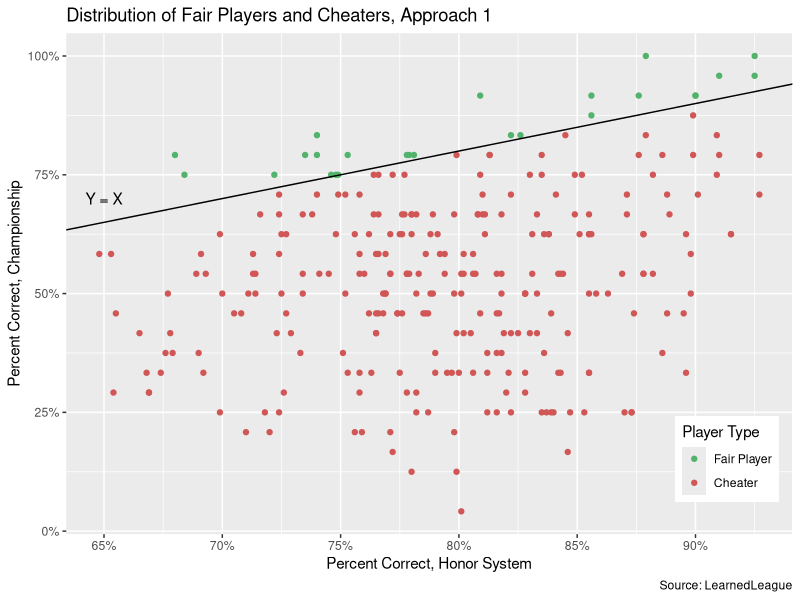
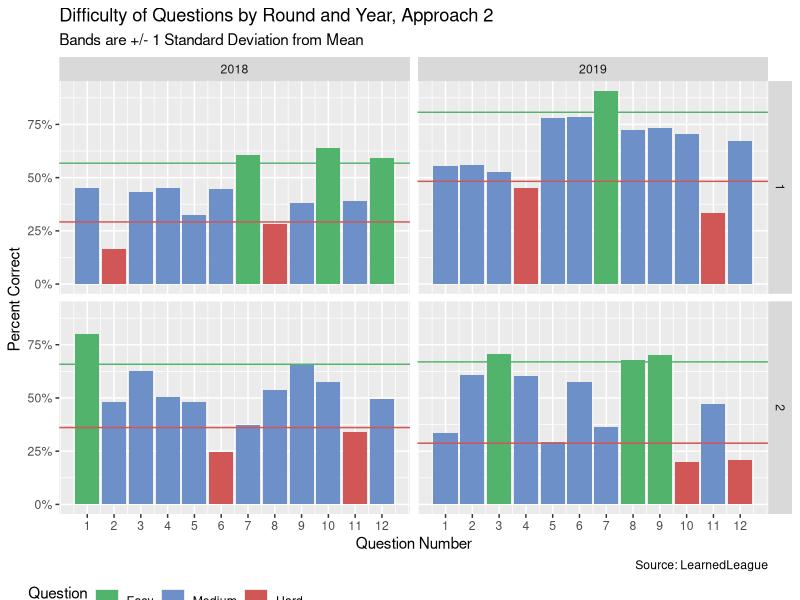
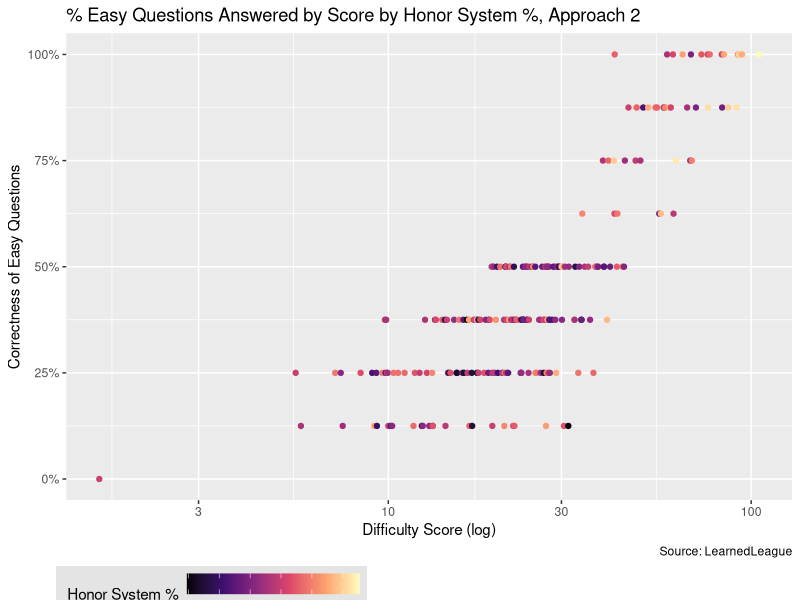
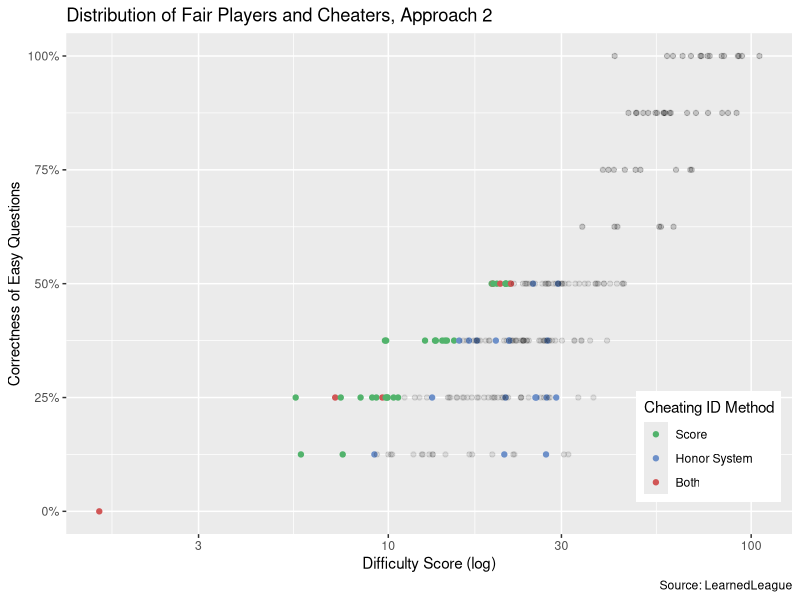
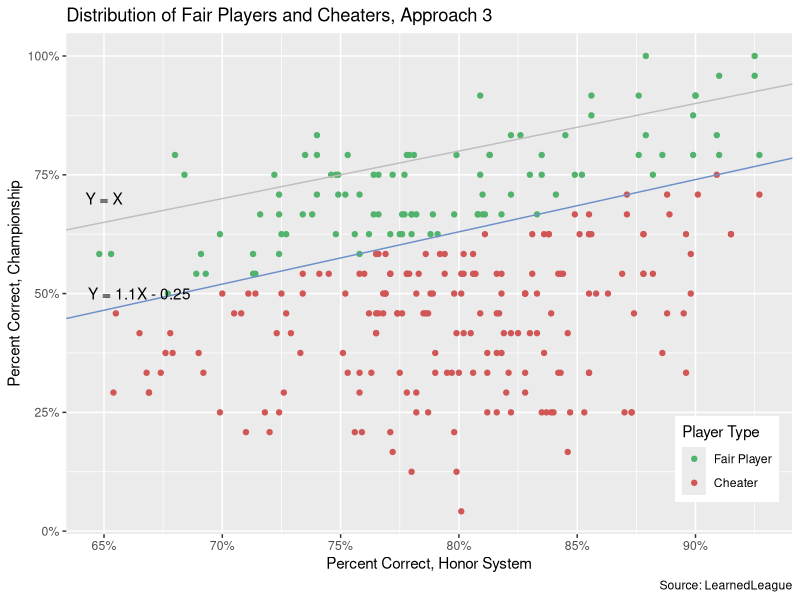
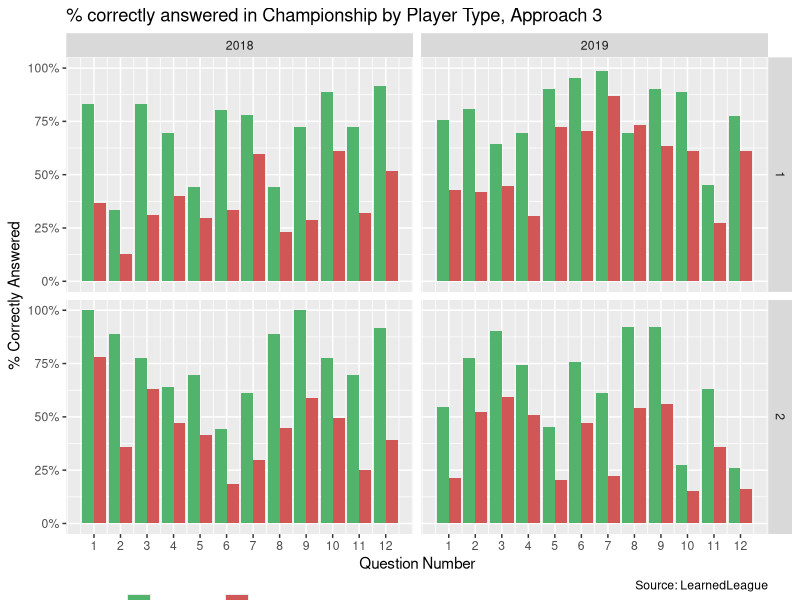
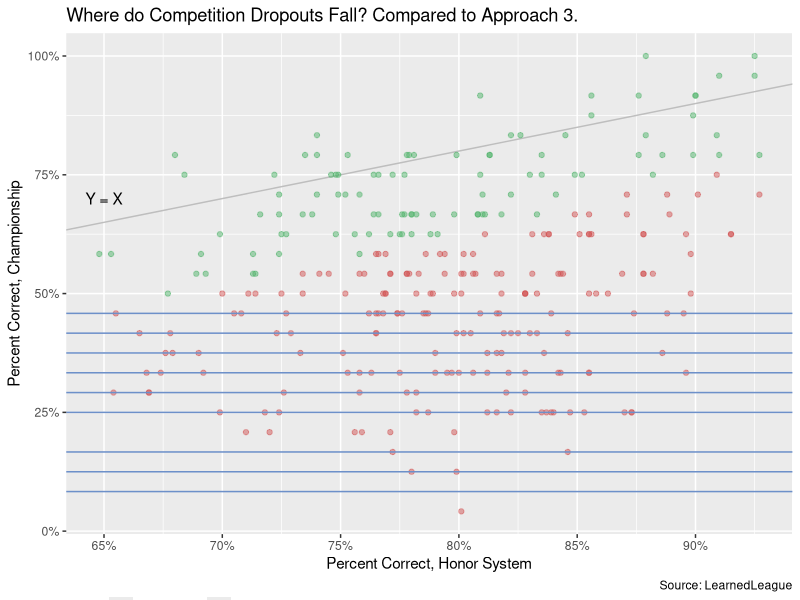
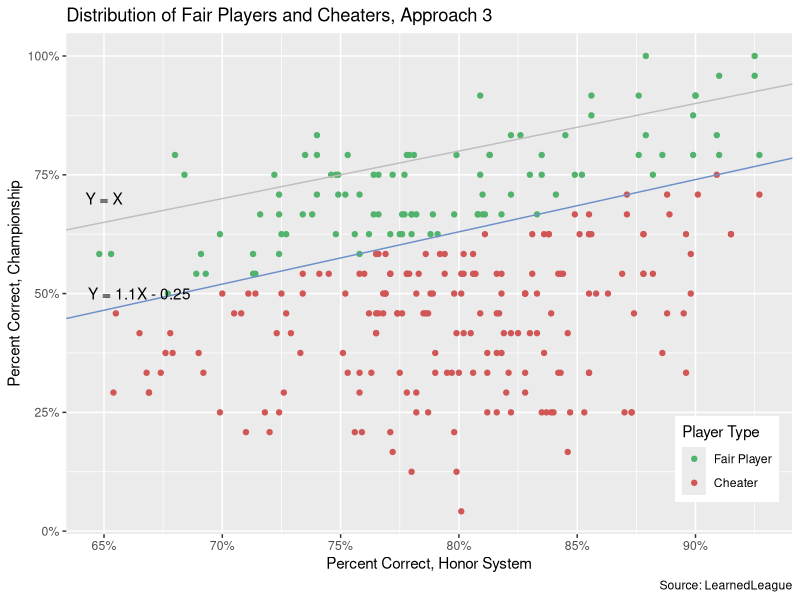

These charts were generated, in order, by the following R code:
## ---- chunk 1
knitr::opts_chunk$set(echo = TRUE)
## ---- chunk 2
library(tidyverse)
library(lubridate)
library(knitr)
library(kableExtra)
library(scales)
library(ggthemes)
library(glue)
library(RColorBrewer)
## ---- chunk 3
raw <- read_csv("pset3.csv")

edited <- raw %>% 
  pivot_longer(
    c(-name, -year, -round, -merge, -numbercorrect, -honorsystemcorrect),
    names_to = "qno",
    values_to = "ans"
  ) %>%
  mutate(qno = as.numeric(str_remove_all(qno, "q"))) %>%
  mutate(honorsystemcorrect = na_if(honorsystemcorrect, -99))
## ---- chunk 4
edited %>%
  group_by(year, round) %>%
  summarize(sample_size = n(), 
            mean(ans), 
            max = max(numbercorrect),
            min = min(numbercorrect),
            mean = mean(numbercorrect),
            sd = sd(numbercorrect)) %>%
  drop_na() %>%
  mutate(`mean(ans)` = percent(`mean(ans)`, accuracy = 0.1),
         mean = round(mean, digits = 2),
         sd = round(sd, digits = 2)) %>%
  ungroup() %>%
  pivot_wider(round, names_from = year, values_from = c(sample_size, `mean(ans)`, min, max, mean, sd)) %>%
  select(round, 
         sample_size_2018, `mean(ans)_2018`, min_2018, max_2018, mean_2018, sd_2018, 
         sample_size_2019, `mean(ans)_2019`, min_2019, max_2019, mean_2019, sd_2019) %>%
  kable("latex", booktabs = T, align = "r", caption = "Summary Statistics of Correct Answers by Year and Round of the Championship",
        col.names = c("Round", 
                      "N", "% Correct", "Min", "Max", "Mean", "St Dev", 
                      "N", "% Correct", "Min", "Max", "Mean", "St Dev")) %>%
  add_header_above(c(" ", "Questions Overall" = 2, "Individual Performance" = 4, "Questions Overall" = 2, "Individual Performance" = 4)) %>%
  add_header_above(c(" ", "2018" = 6, "2019" = 6)) %>%
  column_spec(1, border_right = T) %>%
  column_spec(7, border_right = T)%>%
  kable_styling(position = "center", latex_options = "hold_position")
## ---- chunk 5
edited %>%
  group_by(year, round) %>%
  summarize(mean_hnr_pct = mean(honorsystemcorrect, na.rm = TRUE),
            med = median(honorsystemcorrect, na.rm = TRUE),
            min = min(honorsystemcorrect, na.rm = TRUE),
            max = max(honorsystemcorrect, na.rm = TRUE)) %>%
  mutate(mean_hnr_pct = percent(mean_hnr_pct, accuracy = 0.1),
         med = percent(med, accuracy = 0.1),
         min = percent(min, accuracy = 0.1),
         max = percent(max, accuracy = 0.1)) %>%
  drop_na() %>%
  pivot_wider(id_cols = round, names_from = year, values_from = c(mean_hnr_pct, med, min, max)) %>%
  select(round, 
         mean_hnr_pct_2018, med_2018, min_2018, max_2018, 
         mean_hnr_pct_2019, med_2019, min_2019, max_2019) %>%
  kable("latex", booktabs = T, align = "r",
        caption = "Summary Statistics of Honor System Performance by Year and Round",
        col.names = c("Round", 
                      "Mean", "Median", "Min", "Max", 
                      "Mean", "Median", "Min", "Max")) %>%
  add_header_above(c(" ", "2018" = 4, "2019" = 4)) %>%
  column_spec(1, border_right = T) %>%
  column_spec(5, border_right = T) %>%
  kable_styling(position = "center", latex_options = "hold_position")
## ---- chunk 6
app1 <- edited %>%
  filter(round %in% c(1, 2)) %>%
  group_by(year, name, honorsystemcorrect) %>%
  summarize(pct_rt = mean(ans, na.rm = TRUE)) %>%
  drop_na() %>%
  mutate(cheater = if_else(honorsystemcorrect > pct_rt, 1, 0))

app1 %>%
  ggplot(aes(x = honorsystemcorrect, y = pct_rt, color = factor(cheater))) +
  geom_point() +
  geom_abline(slope = 1) +
  annotate("text", x = 0.65, y = 0.70, label = "Y = X", color = "black") +
  scale_x_continuous(labels = scales::label_percent(accuracy = 1)) +
  scale_y_continuous(labels = scales::label_percent()) +
  scale_color_manual(name = "Player Type", 
                     labels = c("Fair Player", "Cheater"), 
                     values = c("#52b36c", "#d15656")) +
  labs(title = "Distribution of Fair Players and Cheaters, Approach 1",
       x = "Percent Correct, Honor System",
       y = "Percent Correct, Championship",
       caption = "Source: LearnedLeague") +
  theme(legend.position = c(0.91, 0.15))
## ---- chunk 7
champ_difficulty <- edited %>%
  filter(round %in% c(1, 2)) %>%
  group_by(year, round, qno) %>%
  summarize(corr = sum(ans), asked = n()) %>%
  mutate(pct_corr = corr/asked,
         # I let difficulty be 1/pct_corr because I want its value to be higher for questions that people get correct less often.
         difficulty_val = 1/pct_corr) %>%
  select(year, round, qno, pct_corr, difficulty_val)

# Difficult questions are answered correctly a standard deviation less frequently than the mean of each round.
champ_difficulty_metrics <- champ_difficulty %>%
  group_by(year, round) %>%
  summarize(mean_corr = mean(pct_corr), sd = sd(pct_corr))

best_nerds <- edited %>%
  drop_na(honorsystemcorrect) %>%
  filter(ans == 1) %>%
  inner_join(champ_difficulty) %>%
  group_by(name, honorsystemcorrect) %>%
  summarize(score = sum (difficulty_val)) %>%
  arrange(desc(score))
## ---- chunk 8
full_qinfo <- champ_difficulty %>%
  left_join(champ_difficulty_metrics) %>%
  mutate(difficulty = if_else(pct_corr > mean_corr + sd, 0, 1),
         difficulty = if_else(pct_corr < mean_corr - sd, 2, difficulty))

full_qinfo %>%
  ggplot(mapping = aes(x = qno, y = pct_corr, fill = factor(difficulty))) +
  geom_col() +
  geom_hline(full_qinfo, mapping = aes(yintercept = mean_corr + sd), color = "#52b36c") +
  geom_hline(full_qinfo, mapping = aes(yintercept = mean_corr - sd), color = "#d15656") +
  scale_y_continuous(labels = scales::label_percent()) +
  scale_x_continuous(breaks = seq(1, 12)) +
  scale_fill_manual(name = "Question\n   Type",
                    labels = c("Easy", "Medium", "Hard"),
                    values = c("#52b36c", "#6d90c9", "#d15656")) +
  labs(title = "Difficulty of Questions by Round and Year, Approach 2",
       subtitle = "Bands are +/- 1 Standard Deviation from Mean",
       caption = "Source: LearnedLeague",
       x = "Question Number",
       y = "Percent Correct ") +
  facet_grid(round ~ year) +
  theme(plot.margin=unit(c(5.5, 5.5, 20, 5.5), "pt"),
        legend.direction = "horizontal",
        legend.position = c(0.15, -0.2),
        legend.background=element_blank())
## ---- chunk 9
easyqs <- full_qinfo %>%
  filter(difficulty == 0) %>%
  select(year, round, qno)

small <- edited %>%
  filter(round %in% c(1, 2)) %>%
  group_by(year, name, honorsystemcorrect) %>%
  summarize(pct_rt = mean(ans, na.rm = TRUE)) %>%
  drop_na()

inner_join(easyqs, edited) %>%
  drop_na(honorsystemcorrect) %>%
  group_by(name, honorsystemcorrect) %>%
  summarize(count_corr_easyq = sum(ans)) %>%
  mutate(num_easyqs = nrow(easyqs),
         pct_easyqs = count_corr_easyq/num_easyqs) %>%
  select(-count_corr_easyq, -num_easyqs) %>%
  right_join(best_nerds) %>%
  mutate(honorsystemcorrect = percent(honorsystemcorrect, accuracy = 0.1),
         pct_easyqs = percent(pct_easyqs, accuracy = 0.1),
         score = round(score, digits = 3)) %>%
  arrange(-desc(score)) %>%
  head(5) %>%
  kable("latex", 
        booktabs = T, 
        caption = "Worst 5 Performers by Difficulty Score",
        col.names = c("Name", 
                      "% Correct, Honor", 
                      "% Correct, Easy Championship",
                      "Difficulty Score")) %>%
  kable_styling(position = "center", latex_options = "hold_position")

app2 <- inner_join(easyqs, edited) %>%
  drop_na(honorsystemcorrect) %>%
  group_by(name, honorsystemcorrect) %>%
  summarize(count_corr_easyq = sum(ans)) %>%
  mutate(num_easyqs = nrow(easyqs),
         pct_easyqs = count_corr_easyq/num_easyqs) %>%
  select(-count_corr_easyq, -num_easyqs) %>%
  right_join(best_nerds) %>%
  arrange(-desc(score))

app2 %>%
  ggplot(mapping = aes(x = score, y = pct_easyqs, color = honorsystemcorrect)) +
  geom_point() +
  scale_colour_viridis_c(name = " Honor System %",
                         option = "A",
                         labels = scales::label_percent(accuracy = 1)) +
  scale_x_log10() +
  scale_y_continuous(labels = scales::label_percent()) +
  labs(title = "% Easy Questions Answered by Score by Honor System %, Approach 2",
       caption = "Source: LearnedLeague",
       x = "Difficulty Score (log)",
       y = "Correctness of Easy Questions") +
  theme(plot.margin=unit(c(5.5, 5.5, 30, 5.5), "pt"),
        legend.direction = "horizontal",
        legend.background = element_rect(fill = "#e4e4e4"),
        legend.position = c(0.2, -0.2),
        legend.key.width = unit(25, "pt"),
        legend.key.height = unit(15, "pt"))


## being good at trivia means you can answer lots of hard questions.
## ---- chunk 10
app2_allplayers <- app2 %>% 
  group_by(pct_easyqs) %>%
  summarize(mean_hon = mean(honorsystemcorrect),
            sd_hon = sd(honorsystemcorrect),
            mean_score = mean(score),
            sd_score = sd(score)) %>%
  mutate(hon_upper = mean_hon + sd_hon,
         score_lower = mean_score - sd_score) %>%
  right_join(app2) %>%
  mutate(cheater = if_else(score_lower > score, 1, 0),
         cheater = if_else(honorsystemcorrect > hon_upper, 2, cheater),
         cheater = if_else(magrittr::and(score_lower > score, 
                                         honorsystemcorrect > hon_upper), 3, cheater),
         cheater = if_else(pct_easyqs > 0.5, 0, cheater),
         cheater = if_else(score > 30, 0, cheater),
         cheater = if_else(name == "VolkA", 3, cheater)) %>%
  select(name, honorsystemcorrect, pct_easyqs, 
         score, hon_upper, score_lower, cheater)

app2_cheaters <- app2_allplayers %>%
  filter(cheater != 0) %>%
  inner_join(small)

app2_fairplayers <- app2_allplayers %>%
  filter(cheater == 0) %>%
  inner_join(small)

ggplot() +
  geom_point(app2_cheaters, 
             mapping = aes(x = score, y = pct_easyqs, 
                           color = factor(cheater))) +
  geom_point(app2_fairplayers, mapping = aes(x = score, y = pct_easyqs), alpha = 0.1) +
  scale_color_manual(name = "Cheating ID Method",
                     labels = c("Score", "Honor System", "Both"),
                     values = c("#52b36c", "#6d90c9", "#d15656")) +
  scale_x_log10() +
  scale_y_continuous(limits = c(0, 1), 
                     labels = scales::label_percent()) +
 labs(title = "Distribution of Fair Players and Cheaters, Approach 2",
       caption = "Source: LearnedLeague",
       x = "Difficulty Score (log)",
       y = "Correctness of Easy Questions") +
  theme(legend.position = c(0.885, 0.175))
## ---- chunk 11
ttester <- function(current_selection, year_sel) {
  obs <- edited %>%
    filter(round %in% c(1, 2), 
           year == year_sel,
           name == current_selection)
  # Case where people get a perfect score in competition returns no std dev so 
  # do not do a ttest in those situations
  if (sum(obs$ans) == 24) {
    return(1)
  }
  honsyscorr_num <- obs %>%
    magrittr::extract2(1,6)
  pval <- t.test(obs$ans, mu = honsyscorr_num, alternative = "less") %>%
    broom::tidy() %>%
    magrittr::extract2(1, 3)
}

pvals <- edited %>%
  drop_na(honorsystemcorrect, ans) %>%
  distinct(name, year) %>%
  mutate(pvals = map2(name, year, ttester),
         statsig = if_else(pvals < 0.05, 1, 0))

app3_allplayers <- edited %>%
  filter(round %in% c(1, 2)) %>%
  drop_na(honorsystemcorrect, ans) %>%
  group_by(year, name, honorsystemcorrect) %>%
  summarize(pct_rt = mean(ans)) %>%
  left_join(pvals) %>%
  mutate(cheater = if_else(statsig == 1, 1, 0))

# List of people that cheated
app3_cheaters <- app3_allplayers %>%
  filter(statsig == 1)

# List of people that didn't cheat
app3_fairplayers <- app3_allplayers %>%
  filter(statsig == 0) 
## ---- chunk 12
# Point on the far right side scored 95% but scored in competition like someone who scored 80% on the honor system. Use that system to figure out what the predected scores of people should be. 

app3_allplayers %>%
  ggplot(mapping = aes(x = honorsystemcorrect, y = pct_rt, color = factor(cheater))) +
  geom_point() +
  geom_abline(slope = 1, color = "grey") +
  geom_abline(slope = 1.1, intercept = -0.25, color = "#6d90c9") +
  annotate("text", x = 0.65, y = 0.70, label = "Y = X", color = "black") +
  annotate("text", x = 0.665, y = 0.5, label = "Y = 1.1X - 0.25", color = "black") +
  scale_x_continuous(labels = scales::label_percent(accuracy = 1)) +
  scale_y_continuous(labels = scales::label_percent()) +
  scale_color_manual(name = "Player Type", 
                     labels = c("Fair Player", "Cheater"), 
                     values = c("#52b36c", "#d15656")) +
  labs(title = "Distribution of Fair Players and Cheaters, Approach 3",
       x = "Percent Correct, Honor System",
       y = "Percent Correct, Championship",
       caption = "Source: LearnedLeague") +
  theme(legend.position = c(0.91, 0.15))

adj <- app3_allplayers %>%
  mutate(pred = if_else(cheater == 1, (pct_rt + 0.25)/1.1, honorsystemcorrect),
         diff = if_else(cheater == 1, honorsystemcorrect - pred, 0))
## ---- chunk 13
bind_rows(app3_cheaters, app3_fairplayers) %>%
  inner_join(edited) %>%
  filter(round %in% c(1, 2)) %>%
  group_by(year, round, qno, cheater) %>% 
  summarize(correct_ans = sum(ans), times_asked = n()) %>%
  ggplot(aes(x = qno, y = correct_ans/times_asked, group = cheater, fill = factor(cheater))) +
  geom_col(position = "dodge") +
  facet_grid(round ~ year) +
  scale_x_continuous(breaks = seq(1, 12)) +
  scale_y_continuous(limits = c(0, 1), labels = label_percent()) +
  scale_fill_manual(name = "Player Type", 
                     labels = c("Fair Player", "Cheater"), 
                     values = c("#52b36c", "#d15656")) +
  labs(title = "% correctly answered in Championship by Player Type, Approach 3", 
       caption = "Source: LearnedLeague",
       x = "Question Number", 
       y = "% Correctly Answered") +
  theme(legend.direction = "horizontal",
        legend.position = c(0.15, -0.15),
        legend.background=element_blank())
## ---- chunk 14
pvals99 <- edited %>%
  drop_na(honorsystemcorrect, ans) %>%
  distinct(name, year) %>%
  mutate(pvals = map2(name, year, ttester),
         statsig = if_else(pvals < 0.01, 1, 0))
## ---- chunk 15
dropouts <- edited %>% 
  filter(is.na(honorsystemcorrect)) %>%
  distinct(name, year) %>%
  pull(name)

count_dropouts <- edited %>%
  filter(name %in% dropouts) %>%
  group_by(name, year) %>%
  summarize(pct_corr = mean(ans)) %>%
  ungroup() %>%
  count(pct_corr)

ggplot() +
  geom_abline(slope = 1, color = "grey") +
  annotate("text", x = 0.65, y = 0.70, label = "Y = X", color = "black") +

  geom_point(app3_allplayers, mapping = aes(honorsystemcorrect, pct_rt, color = factor(cheater)), alpha = 0.5) +
  geom_hline(count_dropouts, mapping = aes(yintercept = pct_corr), color = "#6d90c9") +
  labs(title = "Where do Competition Dropouts Fall? Compared to Approach 3.",
       x = "Percent Correct, Honor System",
       y = "Percent Correct, Championship",
       caption = "Source: LearnedLeague") +
  scale_x_continuous(labels = scales::label_percent(accuracy = 1)) +
  scale_y_continuous(labels = scales::label_percent()) +
  scale_color_manual(name = "Player Type", 
                     labels = c("Fair Player", "Cheater"), 
                     values = c("#52b36c", "#d15656")) +
  theme(legend.direction = "horizontal",
        legend.position = c(0.12, -0.15),
        legend.background=element_blank())
## ---- chunk 16
app3_allplayers %>%
  ggplot(mapping = aes(x = honorsystemcorrect, y = pct_rt, color = factor(cheater))) +
  geom_point() +
  geom_abline(slope = 1, color = "grey") +
  geom_abline(slope = 1.1, intercept = -0.25, color = "#6d90c9") +
  annotate("text", x = 0.65, y = 0.70, label = "Y = X", color = "black") +
  annotate("text", x = 0.665, y = 0.5, label = "Y = 1.1X - 0.25", color = "black") +
  scale_x_continuous(labels = scales::label_percent(accuracy = 1)) +
  scale_y_continuous(labels = scales::label_percent()) +
  scale_color_manual(name = "Player Type", 
                     labels = c("Fair Player", "Cheater"), 
                     values = c("#52b36c", "#d15656")) +
  labs(title = "Distribution of Fair Players and Cheaters, Approach 3",
       x = "Percent Correct, Honor System",
       y = "Percent Correct, Championship",
       caption = "Source: LearnedLeague") +
  theme(legend.position = c(0.91, 0.15))
## ---- chunk 17
ggplot(adj, mapping = aes(pred, pct_rt, color = factor(cheater))) +
  geom_abline(slope = 1, color = "grey") +
  geom_abline(slope = 1.1, intercept = -0.25, color = "#6d90c9") +
  geom_point() +
  annotate("text", x = 0.25, y = 0.3, label = "Y = X", color = "black") +
  annotate("text", x = 0.29, y = 0.1, label = "Y = 1.1X - 0.25", color = "black") +
  scale_x_continuous(labels = scales::label_percent(accuracy = 1)) +
  scale_y_continuous(labels = scales::label_percent()) +
  scale_color_manual(name = "Player Type", 
                     labels = c("Fair Player", "Cheater"), 
                     values = c("#52b36c", "#d15656")) +
  labs(title = "Adjusted Distribution of Fair Players and Cheaters, Approach 3",
       x = "Percent Correct, Honor System",
       y = "Percent Correct, Championship",
       caption = "Source: LearnedLeague") +
  theme(legend.position = c(0.91, 0.15))
